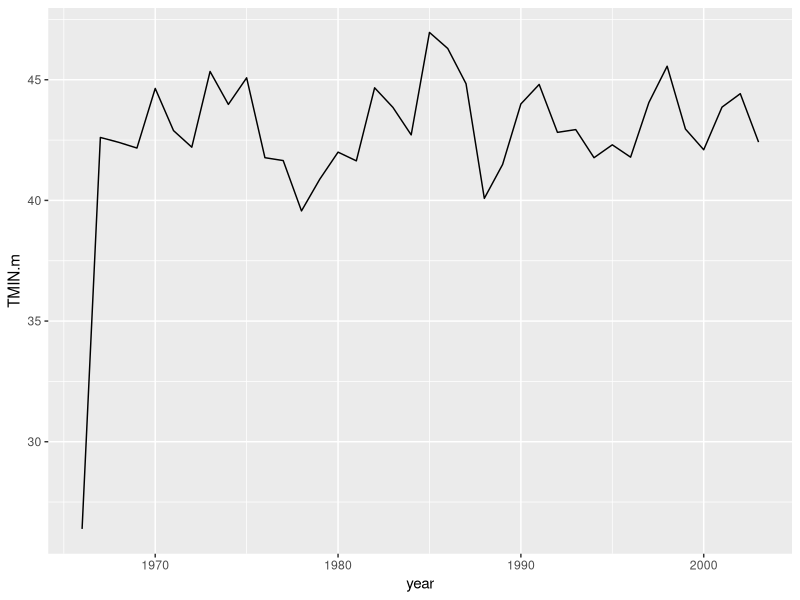
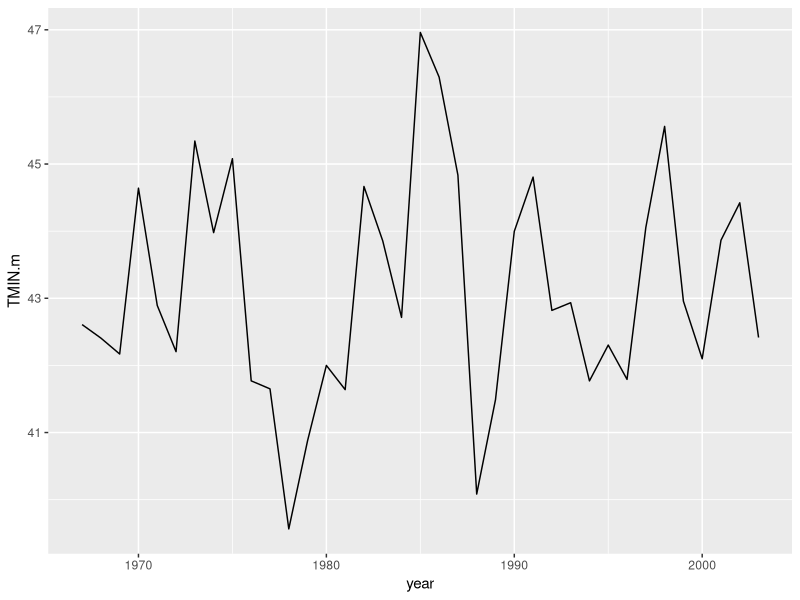

Write the R code that produced these figures, in order. (Note: this script raises an error after producing the figures.)
library(tidyverse)
library(lubridate)
butler <- read.csv("data/2255083.csv")
summary(butler)
head(butler)
butler <- butler %>% mutate(date = ymd(DATE),
                            year = year(DATE))

b.g <- butler %>% group_by(year )

b.s <- summarize(b.g,
                 PRCP.T = mean(PRCP, na.rm=TRUE),
                 TAVG.m = mean(TAVG, na.rm=TRUE),
                 TMID.m = mean( (TMAX+TMIN)/2, na.rm=TRUE),
                 TMAX.m = mean(TMAX, na.rm=TRUE),
                 TMIN.m = mean(TMIN, na.rm=TRUE)
                 )

ggplot(b.s, aes(year, TMIN.m)) + geom_line()

b.s2 <- subset(b.s, year > 1966)

ggplot(b.s2, aes(year, TMIN.m)) + geom_line()

data("sparrows")
s2 <- subset(sparrows, Year > 1966 & Year < 2003)
sb <- left_join(s2, b.s2, by=c("Year"="year"))

l <- sb$Count[-1]/sb$Count[-nrow(sb)]
i <- sb$Year[-1] - sb$Year[-nrow(sb)]

r <- log(l)

N <- 30
PSD <- rgamma(N, 2)^2
ACS <- fft(PSD,inverse = TRUE)
PSDeven <- c(PSD,PSD[N:2]) 
ACS <- fft(PSDeven,inverse = TRUE)/N
ACS <- Re(ACS)
plot(ACS, type ='b')

############
one_over_f <- function(N, alpha = 1, my.mean=0, my.SD=1){ 
  ## This function generates a time series of 1/f noise 
  ## with a user defined mean and SD.
  ## alpha is the color of the noise, and 
  ## alpha=0,1,2 are white, pink, and red noise respectively. 
  
  ## function to generate 1/f noise is by Simon C. on Stack Overflow
  ## code to standardize the series to a defined mean and SD is
  ## by MHHS
  
  f <- seq(from=0, to=pi, length.out=(N/2+1))[-c(1,(N/2+1))] # Fourier frequencies
  f_ <- 1 / f^alpha # Power law
  RW <- sqrt(0.5*f_) * rnorm(N/2-1) # for the real part
  IW <- sqrt(0.5*f_) * rnorm(N/2-1) # for the imaginary part
  fR <- complex(real = c(rnorm(1), RW, rnorm(1), RW[(N/2-1):1]), 
                imaginary = c(0, IW, 0, -IW[(N/2-1):1]), length.out=N)
  ## Those complex numbers that are to be back transformed for 
  ## Fourier Frequencies 0, 2pi/N, 2*2pi/N, ..., pi, ..., 2pi-1/N 
  ## Choose in a way that frequencies are complex-conjugated and symmetric around pi 
  ## 0 and pi do not need an imaginary part
  reihe <- Re(fft(fR, inverse=TRUE)) # go back into time domain
  a <- reihe/( sd(reihe)/my.sd )
  reihe2 <- (a - mean(a)) + my.mean
  return(Re(reihe2)) # imaginary part is 0
}


#########
## Generate a series with known mean and variance

a <- one_over_f(100,2)
plot(a, type='l')
R1 <- exp(a4)
plot(R1, type='l')

